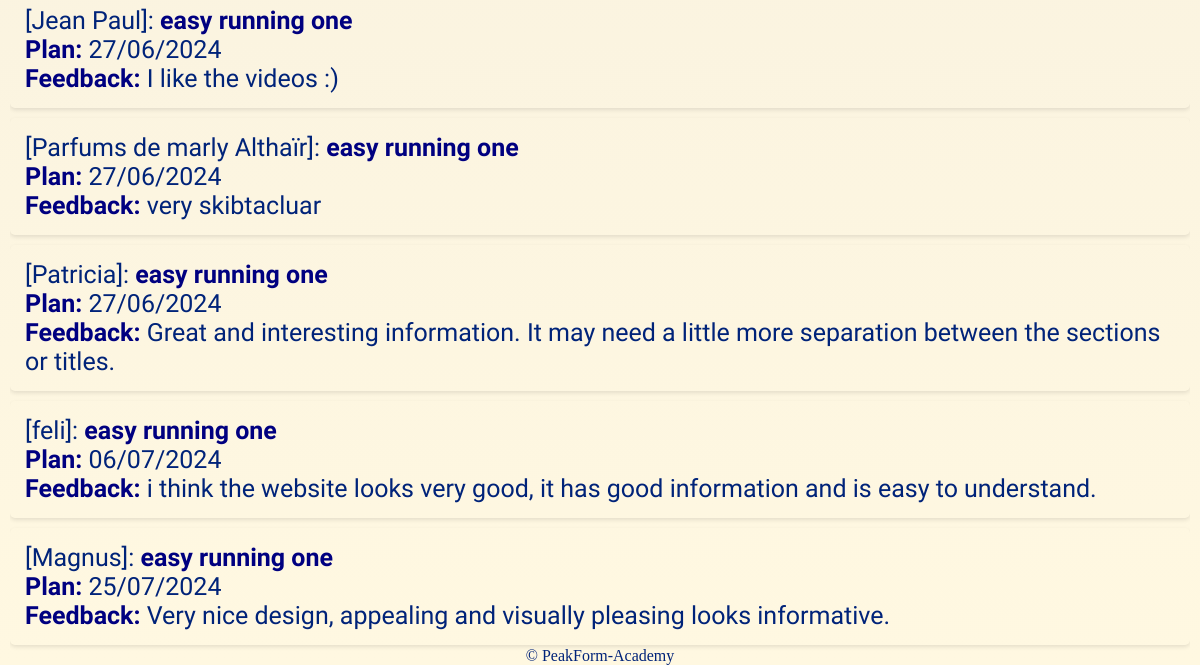
The app's page /DisplayFeedback (lower part), older data.
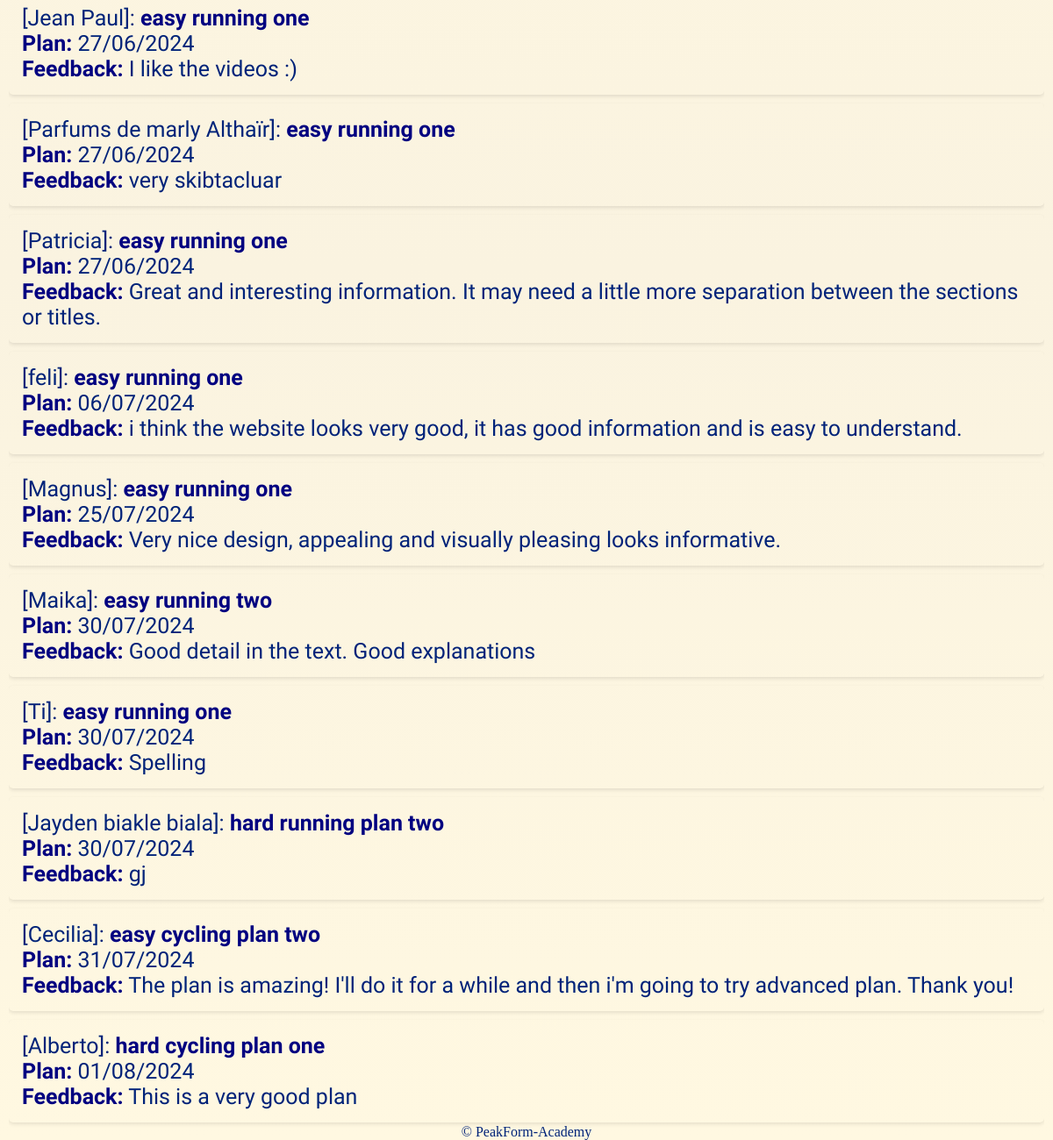
The same page, newer data.
### tables this page shows
CREATE TABLE feedback (
        id INTEGER PRIMARY KEY AUTOINCREMENT,
        username TEXT NOT NULL,
        content TEXT NOT NULL,
        plan TEXT NOT NULL,
        date TIMESTAMP DEFAULT CURRENT_TIMESTAMP
    );

### routes.py (the view)
@app.route('/DisplayFeedback')
def display_feedback():
    conn = sqlite3.connect('PFA.db')
    cursor = conn.cursor()
    cursor.execute('SELECT username, content, date, plan FROM feedback')
    feedbacks = cursor.fetchall()
    conn.close()  # Always close the connection after use
    formatted_feedbacks = []
    for feedback in feedbacks:
        username, content, date_str, plan = feedback
        date_str = date_str.split('.')[0]
        formatted_date = datetime.strptime(date_str, '%Y-%m-%d %H:%M:%S').strftime('%d/%m/%Y')
        formatted_feedbacks.append((username, content, formatted_date, plan))
    return render_template('DisplayFeedback.html', feedbacks=formatted_feedbacks)

### templates/DisplayFeedback.html (shortened to what this page needs)
{% extends 'layout.html' %}
{% block content %}
<!DOCTYPE html>
<html lang="en">
<head>
</head>
<body>
    <ul>
        {% for username, content, plan, date in feedbacks %}
            <li>
                 [{{ username }}]: <strong>{{ date }}</strong>
                <br><strong>Plan:</strong> {{ plan }}
                <br><strong>Feedback:</strong> {{ content }}
            </li>
        {% endfor %}
    </ul>
</body>
</html>
{% endblock %}

Row changes from the older to the newer data that the page shows:
added feedback: username "Maika", plan "easy running two", date "30/07/2024", content "Good detail in the text. Good explanations"
added feedback: username "Ti", plan "easy running one", date "30/07/2024", content "Spelling"
added feedback: username "Jayden biakle biala", plan "hard running plan two", date "30/07/2024", content "gj"
added feedback: username "Cecilia", plan "easy cycling plan two", date "31/07/2024", content "The plan is amazing! I'll do it for a while and then i'm going to try advanced plan. Thank you!"
added feedback: username "Alberto", plan "hard cycling plan one", date "01/08/2024", content "This is a very good plan"
